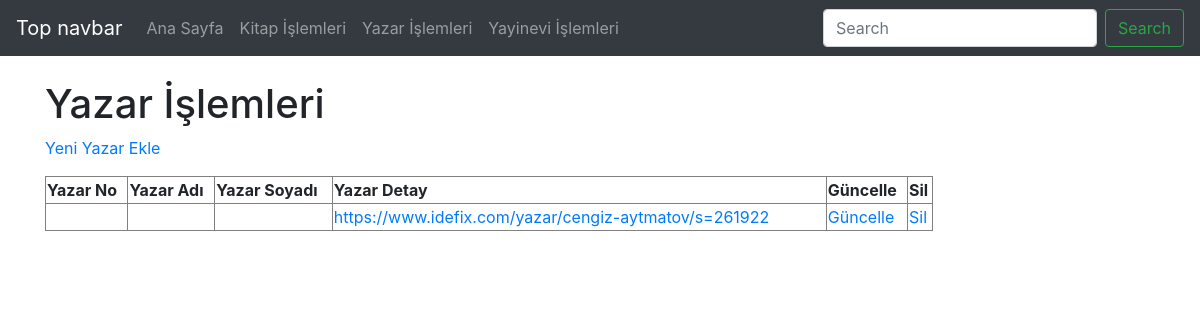
Before: /onurozturk_final/yazar.php with the older database file.
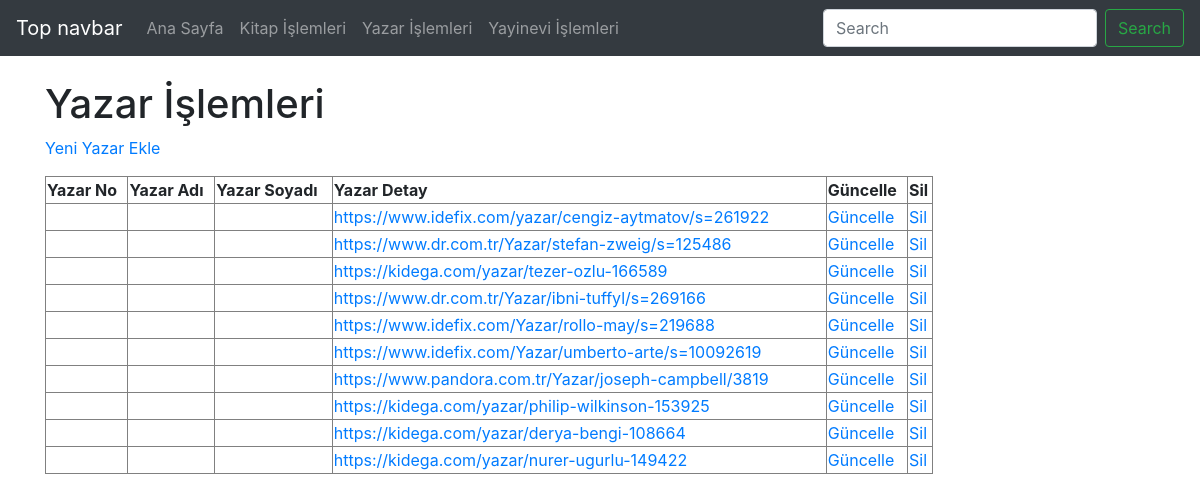
After: the same page with the newer database file.
### tables this page shows
CREATE TABLE `yazar` (
  `YazarKayıtNO` smallint(6) NOT NULL COMMENT 'YAZARIN KAYIT NUMARASI',
  `YazarKayıtTARİH` timestamp NOT NULL DEFAULT current_timestamp() COMMENT 'YAZARIN KAYIT TARİHİ',
  `YazarAdı` varchar(100) NOT NULL COMMENT 'YAZARIN ADI',
  `YazarSoyadı` varchar(100) NOT NULL COMMENT 'YAZARIN SOYADI',
  `YazarURL` varchar(100) DEFAULT NULL COMMENT 'YAZARIN İNTERNET SİTESİ'
);

### onurozturk_final/yazar.php (the view, shortened to what this page needs)
<?php
require_once("baglanti.php");
$sorgu = mysqli_query($baglanti, "SELECT * FROM yazar");
?>
<!DOCTYPE html>
<html lang="tr"><head><meta http-equiv="Content-Type" content="text/html; charset=UTF-8">
<link href="bootstrap.min.css" rel="stylesheet">
    <link href="./katalog_files/navbar-top.css" rel="stylesheet">
  </head>
  <body>
    <nav class="navbar navbar-expand-md navbar-dark bg-dark mb-4">
  <a class="navbar-brand" href="https://getbootstrap.com/docs/4.4/examples/navbar-static/#">Top navbar</a>
  <div class="collapse navbar-collapse" id="navbarCollapse">
    <ul class="navbar-nav mr-auto">
      <li class="nav-item">
        <a class="nav-link" href="index.php">Ana Sayfa </a>
      </li>
      <li class="nav-item">
        <a class="nav-link" href="eser.php">Kitap İşlemleri</a>
      </li>
      <li class="nav-item">
        <a class="nav-link" href="yazar.php">Yazar İşlemleri</a>
      </li>
      <li class="nav-item">
        <a class="nav-link" href="yayinevi.php">Yayinevi İşlemleri</a>
      </li>
    </ul>
    <form class="form-inline mt-2 mt-md-0">
      <input class="form-control mr-sm-2" type="text" placeholder="Search" aria-label="Search">
      <button class="btn btn-outline-success my-2 my-sm-0" type="submit">Search</button>
    </form>
  </div>
</nav>
<main role="main" class="container">
<h1>Yazar İşlemleri</h1>
<p><a href="yazar_ekle.php">Yeni Yazar Ekle</a></p>
<?php
echo("<table border=1 width=80%>");
    echo("<tr>");
    echo("<td><b>Yazar No</b></td>");
    echo("<td><b>Yazar Adı</b></td>");
    echo("<td><b>Yazar Soyadı</b></td>");
    echo("<td><b>Yazar Detay</b></td>");
    echo("<td><b>Güncelle</b></td>");
    echo("<td><b>Sil</b></td>");
    echo("</tr>");
while($satir = mysqli_fetch_assoc($sorgu)){
    echo("<tr>");
    echo("<td>".$satir["YazarKayitNO"]."</td>");
    echo("<td>".$satir["YazarAdi"]."</td>");
    echo("<td>".$satir["YazarSoyadi"]."</td>");
    echo("<td><a href=".$satir['YazarURL']."target='_blank'>".$satir["YazarURL"]."</a></td>");
    echo("<td><a href='guncellenecek.php?YazarKayitNO=".$satir["YazarKayitNO"]."'>Güncelle</a></td>");
    echo("<td><a href='sil.php?YazarKayitNO=".$satir["YazarKayitNO"]."'>Sil</a></td>");
    echo("</tr>");
            }
echo("</table>");
?>
</main>
</body></html>

### onurozturk_final/navbar-top.css (style rules this page uses)
body { min-height: 75rem; }

Changed rows visible on the page:
added yazar: YazarURL "https://www.dr.com.tr/Yazar/stefan-zweig/s=125486"
added yazar: YazarURL "https://kidega.com/yazar/tezer-ozlu-166589"
added yazar: YazarURL "https://www.dr.com.tr/Yazar/ibni-tuffyl/s=269166"
added yazar: YazarURL "https://www.idefix.com/Yazar/rollo-may/s=219688"
added yazar: YazarURL "https://www.idefix.com/Yazar/umberto-arte/s=10092619"
added yazar: YazarURL "https://www.pandora.com.tr/Yazar/joseph-campbell/3819"
added yazar: YazarURL "https://kidega.com/yazar/philip-wilkinson-153925"
added yazar: YazarURL "https://kidega.com/yazar/derya-bengi-108664"
added yazar: YazarURL "https://kidega.com/yazar/nurer-ugurlu-149422"
